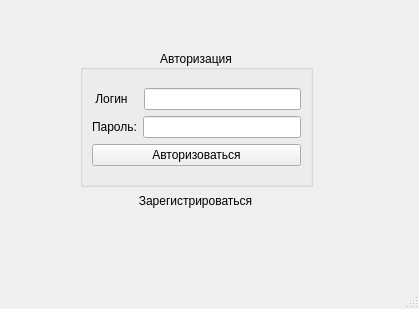
<?xml version="1.0" encoding="UTF-8"?>
<ui version="4.0">
 <class>autorization</class>
 <widget class="QMainWindow" name="autorization">
  <property name="geometry">
   <rect>
    <x>0</x>
    <y>0</y>
    <width>419</width>
    <height>309</height>
   </rect>
  </property>
  <property name="windowTitle">
   <string>MainWindow</string>
  </property>
  <widget class="QWidget" name="centralwidget">
   <widget class="QGroupBox" name="groupBox">
    <property name="geometry">
     <rect>
      <x>80</x>
      <y>50</y>
      <width>233</width>
      <height>137</height>
     </rect>
    </property>
    <property name="title">
     <string>Авторизация</string>
    </property>
    <property name="alignment">
     <set>Qt::AlignCenter</set>
    </property>
    <layout class="QVBoxLayout" name="verticalLayout_2">
     <item>
      <layout class="QVBoxLayout" name="verticalLayout">
       <item>
        <layout class="QHBoxLayout" name="horizontalLayout">
         <item>
          <widget class="QLabel" name="login_l">
           <property name="text">
            <string> Логин   </string>
           </property>
          </widget>
         </item>
         <item>
          <widget class="QLineEdit" name="login"/>
         </item>
        </layout>
       </item>
       <item>
        <layout class="QHBoxLayout" name="horizontalLayout_2">
         <item>
          <widget class="QLabel" name="password_l">
           <property name="text">
            <string>Пароль:</string>
           </property>
          </widget>
         </item>
         <item>
          <widget class="QLineEdit" name="password"/>
         </item>
        </layout>
       </item>
       <item>
        <widget class="QPushButton" name="to_main">
         <property name="text">
          <string>Авторизоваться</string>
         </property>
        </widget>
       </item>
      </layout>
     </item>
    </layout>
   </widget>
   <widget class="QPushButton" name="to_registration">
    <property name="geometry">
     <rect>
      <x>90</x>
      <y>190</y>
      <width>211</width>
      <height>21</height>
     </rect>
    </property>
    <property name="cursor">
     <cursorShape>PointingHandCursor</cursorShape>
    </property>
    <property name="text">
     <string>Зарегистрироваться</string>
    </property>
    <property name="autoDefault">
     <bool>false</bool>
    </property>
    <property name="default">
     <bool>false</bool>
    </property>
    <property name="flat">
     <bool>true</bool>
    </property>
   </widget>
  </widget>
  <widget class="QMenuBar" name="menubar">
   <property name="geometry">
    <rect>
     <x>0</x>
     <y>0</y>
     <width>419</width>
     <height>22</height>
    </rect>
   </property>
  </widget>
  <widget class="QStatusBar" name="statusbar"/>
 </widget>
 <resources/>
 <connections/>
</ui>
